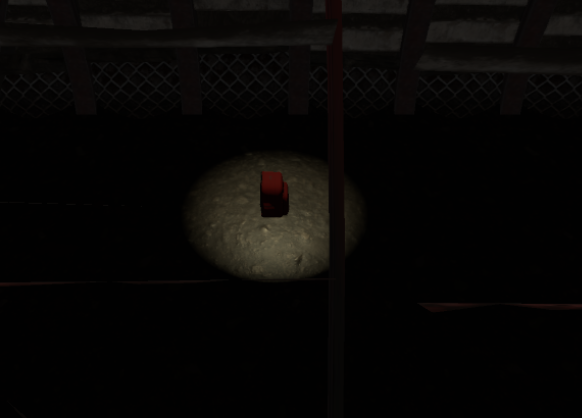
#> input picture images/artifact_validator/backpack1.png, 582 x 419 px
$ python test_backpack_blob.py   (Python 2 division)
#> lines starting #> are read from the running program, lines starting #| are printed output that depends on the picture; after the words box and inside, x2 and y2 are one past the last pixel; in counts of white or black regions, pixels touching at a corner belong together
#!/usr/bin/env python

import cv2
import numpy as np
import os


# HSV filter
redLow = np.array([0, 160, 5])
redHigh = np.array([180, 255, 255])


imageCount = 0

# r in front of string makes it a raw string, treats everything as a character
# likely not necessary as / does not signify escape sequence
writeImageDirectory = r'../images/blobs_found/'
writeImageFileName = r'blob'


# path
path = '../images/artifact_validator/backpack1.png'

try:
   # Reading an image in default mode
   frame = cv2.imread(path)
#> frame is the input picture: shape (419, 582, 3); mean B, G, R 5.8, 6.9, 8.1
except cv2.error as e:
   print('imread failure')

# convert to hsv color space
hsv_frame = cv2.cvtColor(frame, cv2.COLOR_BGR2HSV)
#> hsv_frame: shape (419, 582, 3); mean H, S, V 5.3, 50.2, 8.1

# filter for range of hue, sat, value
red_mask = cv2.inRange(hsv_frame, redLow, redHigh)
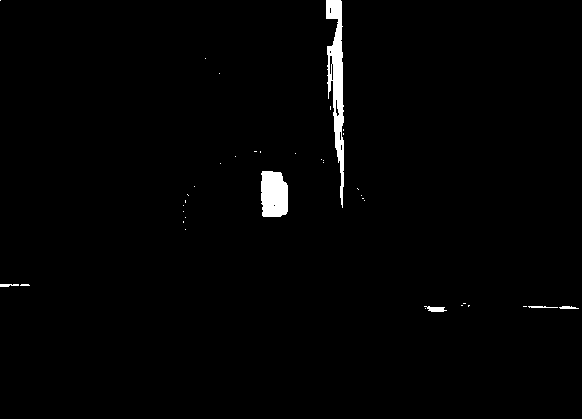
#> red_mask: shape (419, 582); 1.3% white; 38 white regions (32 under 20 px), largest, box (x1, y1, x2, y2) and area: (326, 0, 344, 208) 1823, (261, 171, 288, 217) 1122, (424, 306, 447, 312) 87, (0, 284, 19, 287) 45, (528, 306, 558, 308) 45, (559, 306, 579, 309) 45

# only used for display
red_frame = cv2.bitwise_and(frame, frame, mask=red_mask)

# make inRange areas larger (fills in missing white pixels)
red_mask = cv2.dilate(red_mask, None, iterations=1)
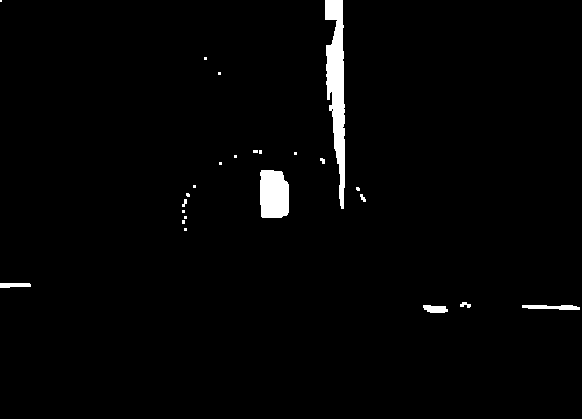
#> red_mask: shape (419, 582); 1.9% white; 24 white regions (15 under 20 px), largest, box (x1, y1, x2, y2) and area: (325, 0, 345, 209) 2467, (260, 170, 289, 218) 1282, (522, 305, 580, 310) 223

# set up blob detector parameters
# TODO: do we have to set up these parameters each time?
# would be more efficient to set them up once and then use in the callback
params = cv2.SimpleBlobDetector_Params()

# thresholds are used in grayscale images. The mask is a binary black and white
# image which falls into the grayscale range 0-255
# Values including and below the minThreshold are set to zero.
# values above the maxThreshold are set to zero
params.minThreshold = 0
params.maxThreshold = 255

# filter by area
params.filterByArea = True
params.minArea = 100           # pixels


# filter by circularity
# circularity is defined as ( 4 pi area) / perimeter^2
# Circle is 1. Square is 0.785.
# Jansport Big Student backpack, color redtape
# 13 x 9.8 x 16.9 inches
params.filterByCircularity = True
params.minCircularity = 0.7


# filter by inertia ratio: lines have inertial 0, circles 1
params.filterByInertia = True
params.minInertiaRatio = 0.3
params.maxInertiaRatio = 1.0


detector = cv2.SimpleBlobDetector_create(params)

# Detect blobs.
reversemask=255-red_mask
keypoints = detector.detect(reversemask)
#> keypoints = 1 keypoints; (x, y, size): (273, 194, 43.7)
if keypoints:
   print "found %d blobs" % len(keypoints)
#| found 1 blobs
   if len(keypoints) > 4:
      # if more than four blobs, keep the four largest
      keypoints.sort(key=(lambda s: s.size))
      keypoints=keypoints[0:3]
else:
   print "no blobs"


# Draw green circles around detected blobs
im_with_keypoints = cv2.drawKeypoints(frame, keypoints, np.array([]), (0,255,0), cv2.DRAW_MATCHES_FLAGS_DRAW_RICH_KEYPOINTS)


for k in keypoints:
   x = k.pt[0]
   y = k.pt[1]
   print('blob center, x: %u, y: %u' % (x,y))
   # draw a circle to show blob centerpoint x,y
   # cv2.circle(image, center coordinates, radius, color, thickness)
   im_with_keypoints = cv2.circle(im_with_keypoints, (int(x),int(y)), 5, (255,255,255), 2)
#> this loop made 1 pass
#> (k, x, y) on pass 1: (keypoint at (273.4, 194.2), size 43.7, 273.4, 194.2)
#| blob center, x: 273, y: 194


# Draw text on image
text = "Number of Red Blobs: " + str(len(keypoints))
#> text = 'Number of Red Blobs: 1'
cv2.putText(im_with_keypoints, text, (20, 300), cv2.FONT_HERSHEY_SIMPLEX, 1, (0, 100, 255), 2)
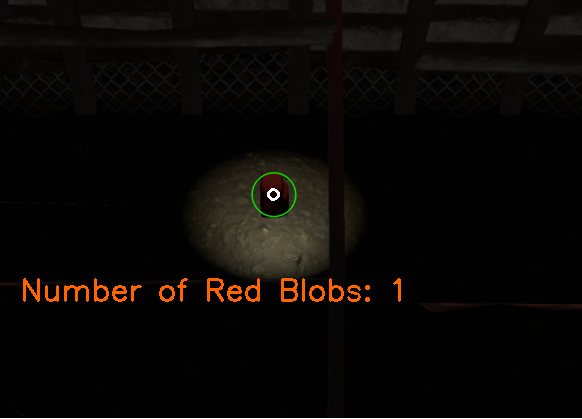
#> im_with_keypoints: shape (419, 582, 3); mean B, G, R 5.8, 8.1, 10.7


if keypoints:
   filename = writeImageFileName + str(imageCount) + ".jpg"
   cv2.imwrite(os.path.join(writeImageDirectory, filename), im_with_keypoints)
   imageCount += 1


# open windows with original image, mask, and image with keypoints marked
cv2.imshow('original',frame)
cv2.imshow('mask',red_mask)
cv2.imshow('inRange filtered',red_frame)
cv2.imshow("Keypoints for " + path, im_with_keypoints)

k = cv2.waitKey(0)
#> (key Esc is pressed here)

cv2.destroyAllWindows()

$ run again, with images/artifact_validator/backpack2.png copied over images/artifact_validator/backpack1.png
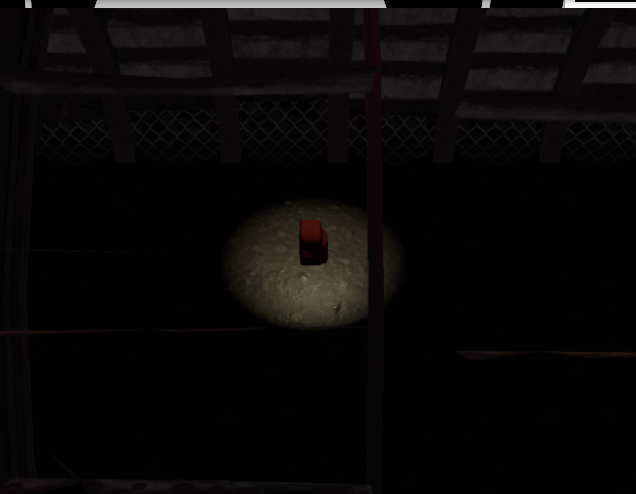
#> input picture images/artifact_validator/backpack2.png, 636 x 494 px
#> frame is the input picture: shape (494, 636, 3); mean B, G, R 7.3, 8.3, 9.6
#> hsv_frame: shape (494, 636, 3); mean H, S, V 5.7, 51.3, 9.6
#> `red_mask = cv2.dilate(red_mask, None, iterations=1)`:
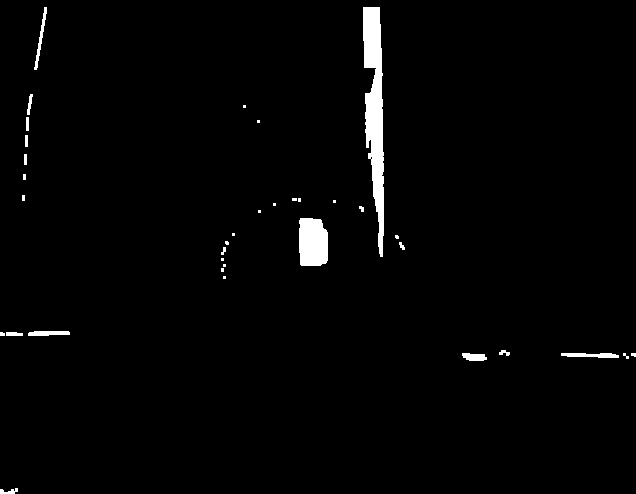
#> red_mask: shape (494, 636); 1.9% white; 35 white regions (19 under 20 px), largest, box (x1, y1, x2, y2) and area: (363, 7, 384, 257) 3181, (299, 218, 328, 266) 1282, (561, 353, 619, 358) 223
#> keypoints = 1 keypoints; (x, y, size): (312, 242, 43.7)
#| found 1 blobs
#> the loop `for k in keypoints:` made 1 pass
#> (k, x, y) on pass 1: (keypoint at (312.4, 242.2), size 43.7, 312.4, 242.2)
#> (printed output is left out)
#> text = 'Number of Red Blobs: 1'
#> `cv2.putText(im_with_keypoints, text, (20, 300), cv2.FONT_HERSHEY_SIMPL..`:
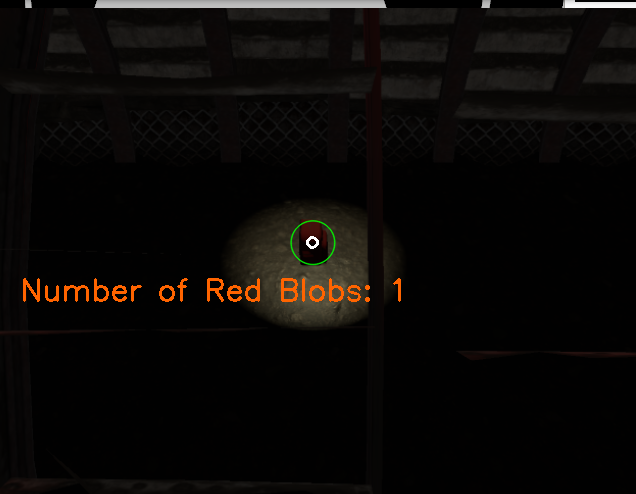
#> im_with_keypoints: shape (494, 636, 3); mean B, G, R 7.2, 9.1, 11.4

$ run again, with images/artifact_validator/angled_backpack2.png copied over images/artifact_validator/backpack1.png
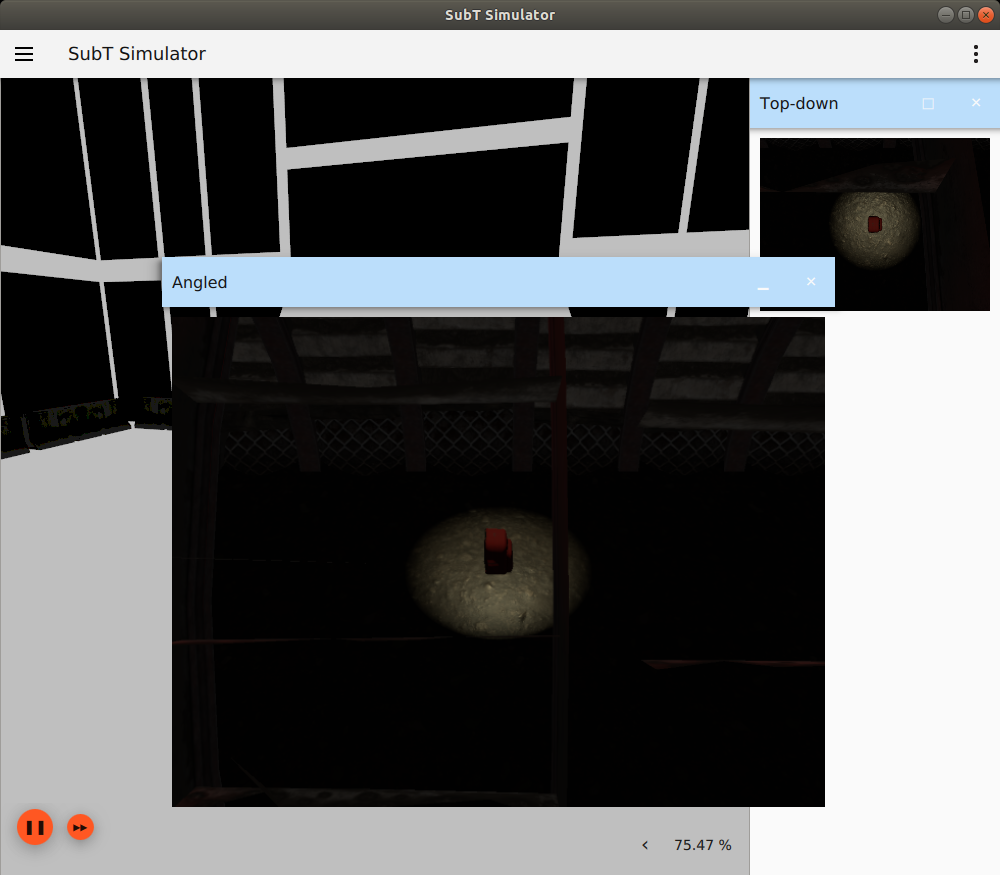
#> input picture images/artifact_validator/angled_backpack2.png, 1000 x 875 px
#> frame is the input picture: shape (875, 1000, 3); mean B, G, R 92.9, 92.2, 91.3
#> hsv_frame: shape (875, 1000, 3); mean H, S, V 8.9, 27.5, 94.7
#> `red_mask = cv2.dilate(red_mask, None, iterations=1)`:
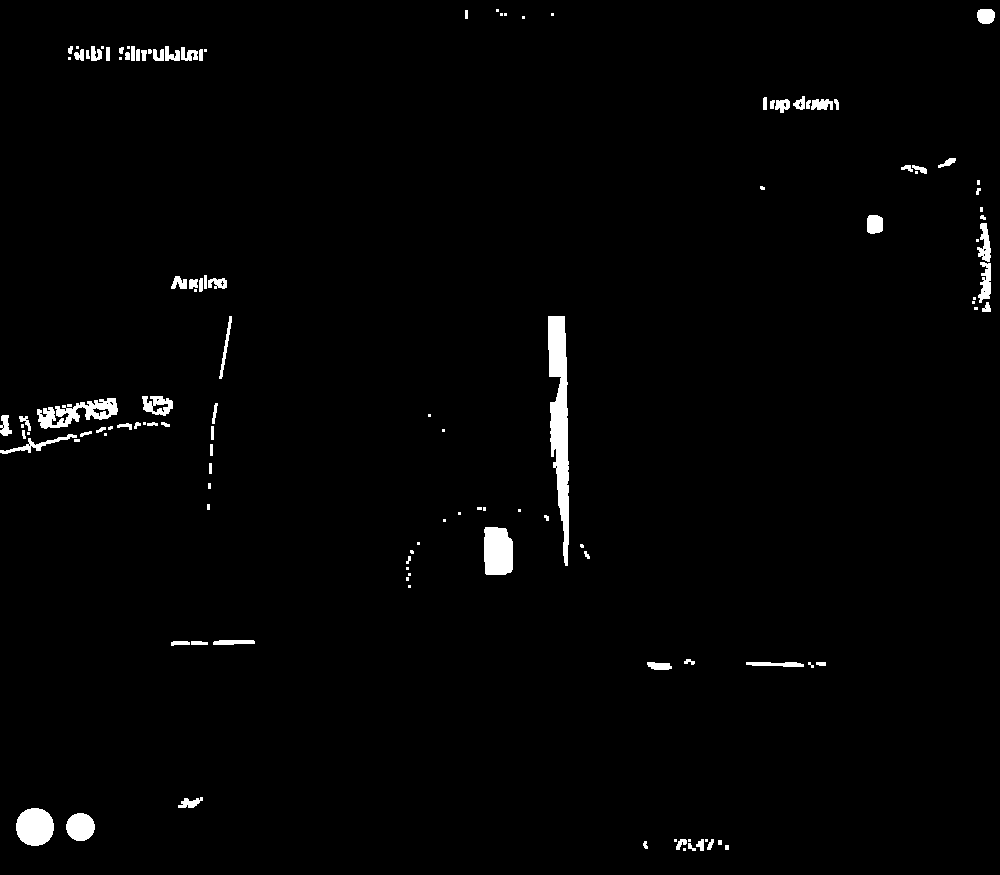
#> red_mask: shape (875, 1000); 1.6% white; 125 white regions (49 under 20 px), largest, box (x1, y1, x2, y2) and area: (548, 316, 569, 566) 3181, (484, 527, 513, 575) 1282, (37, 398, 118, 429) 1164
#> keypoints = 4 keypoints; (x, y, size): (497, 551, 43.7), (80, 827, 29.4), (874, 224, 20), (985, 16, 18.3)
#| found 4 blobs
#> the loop `for k in keypoints:` made 4 passes
#> (k, x, y) on passes 1 to 4: (keypoint at (80, 826.5), size 29.4, 80, 826.5), (keypoint at (497.4, 551.2), size 43.7, 497.4, 551.2), (keypoint at (874.3, 223.9), size 20, 874.3, 223.9), (keypoint at (985.5, 15.7), size 18.3, 985.5, 15.67)
#> (printed output is left out)
#> text = 'Number of Red Blobs: 4'
#> `cv2.putText(im_with_keypoints, text, (20, 300), cv2.FONT_HERSHEY_SIMPL..`:
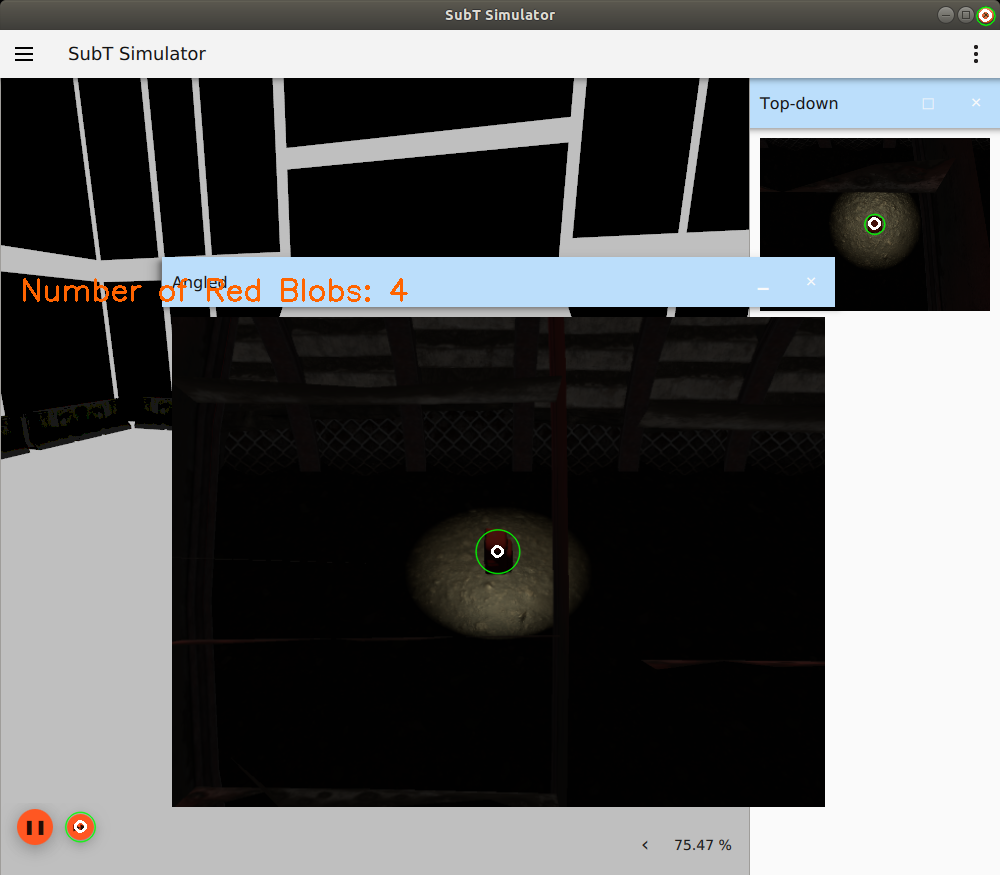
#> im_with_keypoints: shape (875, 1000, 3); mean B, G, R 92.5, 92.2, 91.7
